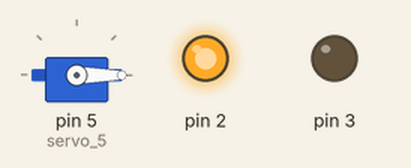
Bench run of a sketch on a simulated Arduino Uno, built with avr-gcc and run on an emulated ATmega328P. Parts: servo, output pins drawn as LEDs (lit = HIGH).

Above: at 0.05 s.
At 1.5 s:
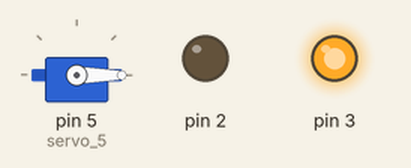
At 2.95 s:
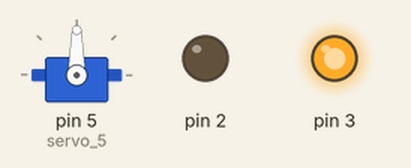
Timing chart, 0 to 6.9 s (numbered marks = the images above):
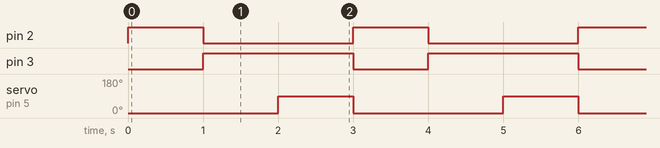

The sketch:

motor-carrinho.ino
```cpp
// C++ code
//
#include <Servo.h>

Servo servo_5;

void setup()
{
  servo_5.attach(5, 500, 2500);

  pinMode(2, OUTPUT);
  pinMode(3, OUTPUT);
}

void loop()
{
  servo_5.write(0);//muda o ângulo
  digitalWrite(2, HIGH);
  digitalWrite(3, LOW);
  delay(1000); // Wait for 1000 millisecond(s)
  digitalWrite(2, LOW);
  digitalWrite(3, HIGH);
  delay(1000); // Wait for 1000 millisecond(s)
  servo_5.write(90);
  delay(1000); // Wait for 1000 millisecond(s)
}
```

Measured:
- by itself, pin 2: alternates HIGH for 1.0 s and LOW for 2.0 s
- by itself, pin 3: alternates HIGH for 2.0 s and LOW for 1.0 s
- by itself, servo on pin 5 (servo_5): alternates 90° for 1.0 s and 0° for 2.0 s
